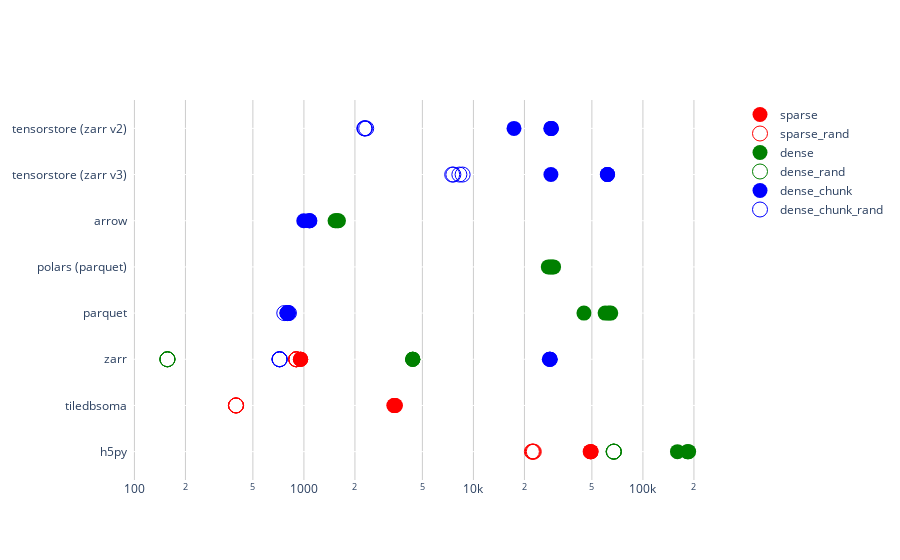

The notebook cell this image was saved under:
### Code cell
shapes = {
    'sparse': 'circle',
    'dense': 'square',
    'dense_chunk': 'diamond',
}
colors = {
    'sparse': 'red',
    'dense': 'green',
    'dense_chunk': 'blue',
}
fig = go.Figure()
for layout in [ 'sparse', 'dense', 'dense_chunk' ]:
    for rand in [ False, True ]:
        d = df[(df.layout == layout) & (df.rand == rand)]
        fig.add_trace(
            go.Scatter(
                name=f'{layout}' + (f'_rand' if rand else ''),
                mode='markers',
                x=d['samples_per_second'],
                y=d['backend'],
                marker_color=colors[layout],
                marker_symbol=d.apply(lambda r: 'circle' + ('-open' if r.rand else ''), axis=1),
                #marker_symbol=d.apply(lambda r: shapes[r.layout] + ('-open' if r.rand else ''), axis=1),
                marker_size=15,
            )
        )

fig.update_layout(
    height=600,
    plot_bgcolor='white',
    # paper_bgcolor='white',
    showlegend=True,
).update_xaxes(
    type="log",
    gridcolor='#ccc',
)
fig

### Figure 1 — Plotly figure (JSON) as saved in the notebook; plotly's stock layout.template omitted (floating-point values rounded to 4 significant figures)
{"data": [{"marker": {"color": "red", "size": 15, "symbol": ["circle", "circle", "circle", "circle", "circle", "circle", "circle", "circle", "circle", "circle", "circle", "circle"]}, "mode": "markers", "name": "sparse", "type": "scatter", "x": [48850.0, 49300.0, 49320.0, 49400.0, 3437.0, 3468.0, 3392.0, 3418.0, 953.8, 953.8, 957.6, 956.3], "y": ["h5py", "h5py", "h5py", "h5py", "tiledbsoma", "tiledbsoma", "tiledbsoma", "tiledbsoma", "zarr", "zarr", "zarr", "zarr"]}, {"marker": {"color": "red", "size": 15, "symbol": ["circle-open", "circle-open", "circle-open", "circle-open", "circle-open", "circle-open", "circle-open", "circle-open", "circle-open", "circle-open", "circle-open", "circle-open"]}, "mode": "markers", "name": "sparse_rand", "type": "scatter", "x": [22460.0, 22130.0, 22360.0, 22710.0, 398.1, 397.3, 397.0, 397.3, 901.1, 900.0, 902.0, 901.5], "y": ["h5py", "h5py", "h5py", "h5py", "tiledbsoma", "tiledbsoma", "tiledbsoma", "tiledbsoma", "zarr", "zarr", "zarr", "zarr"]}, {"marker": {"color": "green", "size": 15, "symbol": ["circle", "circle", "circle", "circle", "circle", "circle", "circle", "circle", "circle", "circle", "circle", "circle", "circle", "circle", "circle", "circle", "circle", "circle", "circle", "circle"]}, "mode": "markers", "name": "dense", "type": "scatter", "x": [182800.0, 159900.0, 184300.0, 186100.0, 4396.0, 4375.0, 4378.0, 4392.0, 44890.0, 62710.0, 59830.0, 64600.0, 27660.0, 28380.0, 29110.0, 29720.0, 1527.0, 1548.0, 1578.0, 1599.0], "y": ["h5py", "h5py", "h5py", "h5py", "zarr", "zarr", "zarr", "zarr", "parquet", "parquet", "parquet", "parquet", "polars (parquet)", "polars (parquet)", "polars (parquet)", "polars (parquet)", "arrow", "arrow", "arrow", "arrow"]}, {"marker": {"color": "green", "size": 15, "symbol": ["circle-open", "circle-open", "circle-open", "circle-open", "circle-open", "circle-open", "circle-open", "circle-open"]}, "mode": "markers", "name": "dense_rand", "type": "scatter", "x": [67380.0, 67450.0, 67140.0, 67210.0, 156.6, 156.8, 156.6, 156.5], "y": ["h5py", "h5py", "h5py", "h5py", "zarr", "zarr", "zarr", "zarr"]}, {"marker": {"color": "blue", "size": 15, "symbol": ["circle", "circle", "circle", "circle", "circle", "circle", "circle", "circle", "circle", "circle", "circle", "circle", "circle", "circle", "circle", "circle", "circle", "circle", "circle", "circle"]}, "mode": "markers", "name": "dense_chunk", "type": "scatter", "x": [28230.0, 28040.0, 28310.0, 28400.0, 804.5, 797.1, 797.1, 811.5, 998.4, 1072.0, 1084.0, 1081.0, 28660.0, 61660.0, 61830.0, 61870.0, 17360.0, 28610.0, 28800.0, 28850.0], "y": ["zarr", "zarr", "zarr", "zarr", "parquet", "parquet", "parquet", "parquet", "arrow", "arrow", "arrow", "arrow", "tensorstore (zarr v3)", "tensorstore (zarr v3)", "tensorstore (zarr v3)", "tensorstore (zarr v3)", "tensorstore (zarr v2)", "tensorstore (zarr v2)", "tensorstore (zarr v2)", "tensorstore (zarr v2)"]}, {"marker": {"color": "blue", "size": 15, "symbol": ["circle-open", "circle-open", "circle-open", "circle-open", "circle-open", "circle-open", "circle-open", "circle-open", "circle-open", "circle-open", "circle-open", "circle-open", "circle-open", "circle-open", "circle-open", "circle-open"]}, "mode": "markers", "name": "dense_chunk_rand", "type": "scatter", "x": [718.4, 717.9, 717.9, 719.9, 816.2, 803.1, 798.0, 766.0, 7614.0, 8263.0, 7495.0, 8636.0, 2330.0, 2272.0, 2288.0, 2282.0], "y": ["zarr", "zarr", "zarr", "zarr", "parquet", "parquet", "parquet", "parquet", "tensorstore (zarr v3)", "tensorstore (zarr v3)", "tensorstore (zarr v3)", "tensorstore (zarr v3)", "tensorstore (zarr v2)", "tensorstore (zarr v2)", "tensorstore (zarr v2)", "tensorstore (zarr v2)"]}], "layout": {"autosize": true, "plot_bgcolor": "white", "showlegend": true, "xaxis": {"autorange": true, "gridcolor": "#ccc", "range": [1.977, 5.487], "type": "log"}, "yaxis": {"autorange": true, "range": [-0.5919, 7.592], "type": "category"}}}
